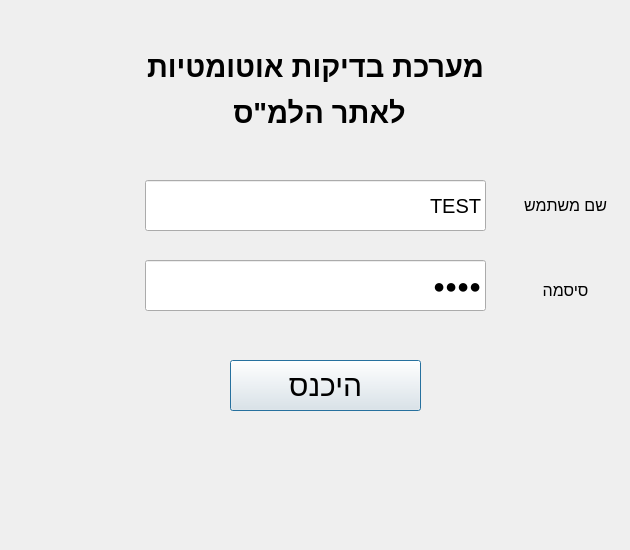
<?xml version="1.0" encoding="UTF-8"?>
<ui version="4.0">
 <class>Login</class>
 <widget class="QDialog" name="Login">
  <property name="geometry">
   <rect>
    <x>0</x>
    <y>0</y>
    <width>630</width>
    <height>550</height>
   </rect>
  </property>
  <property name="maximumSize">
   <size>
    <width>4320</width>
    <height>2880</height>
   </size>
  </property>
  <property name="windowTitle">
   <string>Dialog</string>
  </property>
  <property name="styleSheet">
   <string notr="true"/>
  </property>
  <widget class="QLabel" name="login_title">
   <property name="geometry">
    <rect>
     <x>10</x>
     <y>50</y>
     <width>611</width>
     <height>81</height>
    </rect>
   </property>
   <property name="text">
    <string>&lt;!DOCTYPE HTML PUBLIC &quot;-//W3C//DTD HTML 4.0//EN&quot; &quot;http://www.w3.org/TR/REC-html40/strict.dtd&quot;&gt;
&lt;html&gt;&lt;head&gt;&lt;meta name=&quot;qrichtext&quot; content=&quot;1&quot; /&gt;&lt;style type=&quot;text/css&quot;&gt;
p, li { white-space: pre-wrap; }
&lt;/style&gt;&lt;/head&gt;&lt;body style=&quot; font-family:'MS Shell Dlg 2'; font-size:8pt; font-weight:400; font-style:normal;&quot;&gt;
&lt;p align=&quot;center&quot; style=&quot; margin-top:12px; margin-bottom:12px; margin-left:0px; margin-right:0px; -qt-block-indent:0; text-indent:0px;&quot;&gt;&lt;span style=&quot; font-size:22pt; font-weight:600;&quot;&gt;מערכת בדיקות אוטומטיות&lt;/span&gt;&lt;/p&gt;
&lt;p align=&quot;center&quot; style=&quot; margin-top:12px; margin-bottom:12px; margin-left:0px; margin-right:0px; -qt-block-indent:0; text-indent:0px;&quot;&gt;&lt;span style=&quot; font-size:22pt; font-weight:600;&quot;&gt; לאתר הלמ&amp;quot;ס&lt;/span&gt;&lt;/p&gt;&lt;/body&gt;&lt;/html&gt;</string>
   </property>
  </widget>
  <widget class="QLabel" name="user_name_label">
   <property name="geometry">
    <rect>
     <x>490</x>
     <y>180</y>
     <width>151</width>
     <height>51</height>
    </rect>
   </property>
   <property name="text">
    <string>&lt;html&gt;&lt;head/&gt;&lt;body&gt;&lt;p align=&quot;center&quot;&gt;&lt;span style=&quot; font-size:12pt;&quot;&gt;שם משתמש&lt;/span&gt;&lt;/p&gt;&lt;/body&gt;&lt;/html&gt;</string>
   </property>
  </widget>
  <widget class="QLabel" name="pass_label">
   <property name="geometry">
    <rect>
     <x>490</x>
     <y>260</y>
     <width>151</width>
     <height>61</height>
    </rect>
   </property>
   <property name="text">
    <string>&lt;html&gt;&lt;head/&gt;&lt;body&gt;&lt;p align=&quot;center&quot;&gt;&lt;span style=&quot; font-size:12pt;&quot;&gt;סיסמה&lt;/span&gt;&lt;/p&gt;&lt;/body&gt;&lt;/html&gt;</string>
   </property>
   <property name="alignment">
    <set>Qt::AlignLeading|Qt::AlignLeft|Qt::AlignVCenter</set>
   </property>
  </widget>
  <widget class="QLineEdit" name="user_n_input">
   <property name="geometry">
    <rect>
     <x>145</x>
     <y>180</y>
     <width>341</width>
     <height>51</height>
    </rect>
   </property>
   <property name="font">
    <font>
     <pointsize>15</pointsize>
    </font>
   </property>
   <property name="text">
    <string>TEST</string>
   </property>
   <property name="alignment">
    <set>Qt::AlignRight|Qt::AlignTrailing|Qt::AlignVCenter</set>
   </property>
  </widget>
  <widget class="QLineEdit" name="pass_input">
   <property name="geometry">
    <rect>
     <x>145</x>
     <y>260</y>
     <width>341</width>
     <height>51</height>
    </rect>
   </property>
   <property name="font">
    <font>
     <pointsize>15</pointsize>
    </font>
   </property>
   <property name="styleSheet">
    <string notr="true"/>
   </property>
   <property name="text">
    <string>TEST</string>
   </property>
   <property name="echoMode">
    <enum>QLineEdit::Password</enum>
   </property>
   <property name="alignment">
    <set>Qt::AlignRight|Qt::AlignTrailing|Qt::AlignVCenter</set>
   </property>
  </widget>
  <widget class="QPushButton" name="login_button">
   <property name="geometry">
    <rect>
     <x>230</x>
     <y>360</y>
     <width>191</width>
     <height>51</height>
    </rect>
   </property>
   <property name="styleSheet">
    <string notr="true">font-size:30px; 
font-color:#dadada;</string>
   </property>
   <property name="text">
    <string>היכנס</string>
   </property>
  </widget>
  <widget class="QLabel" name="login_status_label">
   <property name="geometry">
    <rect>
     <x>516</x>
     <y>430</y>
     <width>71</width>
     <height>20</height>
    </rect>
   </property>
   <property name="text">
    <string/>
   </property>
  </widget>
  <widget class="QLabel" name="login_label">
   <property name="geometry">
    <rect>
     <x>236</x>
     <y>330</y>
     <width>181</width>
     <height>20</height>
    </rect>
   </property>
   <property name="styleSheet">
    <string notr="true">font: 10pt &quot;MS Shell Dlg 2&quot;;</string>
   </property>
   <property name="text">
    <string/>
   </property>
   <property name="alignment">
    <set>Qt::AlignCenter</set>
   </property>
  </widget>
 </widget>
 <resources/>
 <connections/>
</ui>
